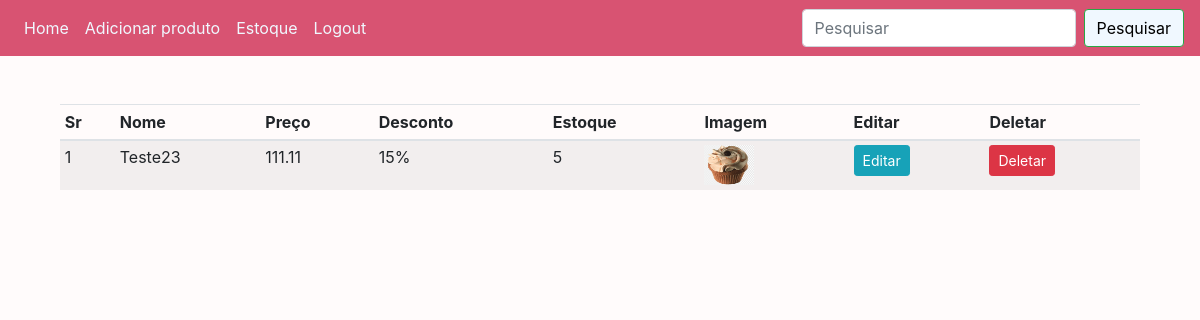
/stock (signed in), run on an earlier commit of the app's database.
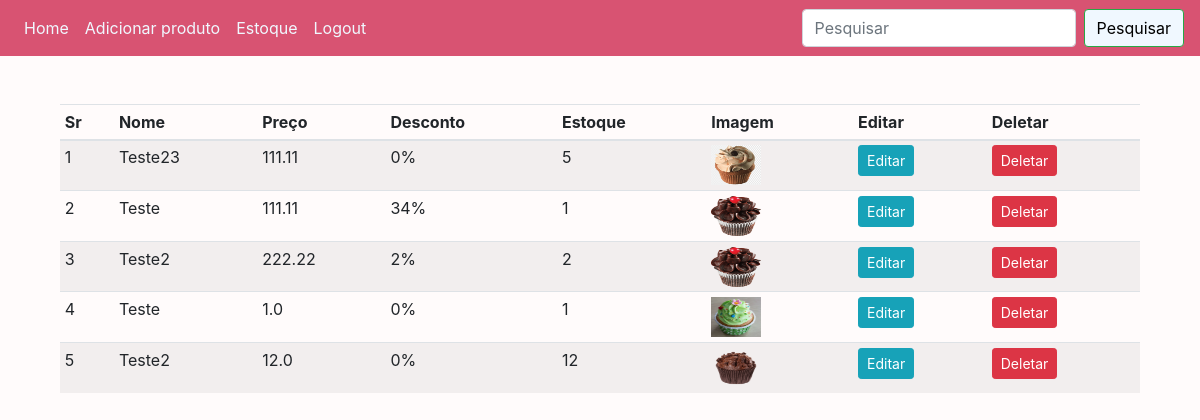
And on a later commit of the database.
### website/models.py (models this page shows)
class Product(db.Model):
    id = db.Column(db.Integer, primary_key=True)
    name = db.Column(db.String(80), nullable=False)
    price = db.Column(db.Float, nullable=False)
    discount = db.Column(db.Integer, default=0)
    stock = db.Column(db.Integer, nullable=False)
    description = db.Column(db.String(200), nullable=False)
    user_id = db.Column(db.Integer, db.ForeignKey('user.id'))
    pub_date = db.Column(db.DateTime, nullable=False, default=datetime.now)
    img = db.Column(db.String(150), nullable=False, default='image.jpg')

### website/auth.py (the view)
@auth.route('/stock', methods=['GET', 'POST']) # URL do estoque
@login_required # Decorador que só vai permitir acesso ao logout caso o usuário estiver logado.
def stock():
    products = Product.query.all() # Buscando todos os itens da tabela Product nos models e colocando dentro da variavel products
    return render_template("stock.html", user=current_user, products=products) # Passando a variavel Products com todos os itens da tabela para a pagina stock

### website/templates/stock.html (shortened to what this page needs)
{% extends "base.html" %} {% block title %}Estoque{% endblock %} {% block
content %}
<div class="container mt-5">
  <table class="table table-sm table-condensed table-striped">
    <thead>
      <th>Sr</th>
      <th>Nome</th>
      <th>Preço</th>
      <th>Desconto</th>
      <th>Estoque</th>
      <th>Imagem</th>
      <th>Editar</th>
      <th>Deletar</th>
    </thead>
    <tbody>
      {% for product in products %}
      <tr>
        <td>{{loop.index}}</td>
        <td>{{product.name}}</td>
        <td>{{product.price}}</td>
        <td>{{product.discount}}%</td>
        <td>{{product.stock}}</td>
        <td><img src="{{url_for('static', filename='images/' + product.img)}}" width="50" height="40"/></td>
        <td><a href="{{url_for('auth.updateProduct', id=product.id)}}" class="btn btn-info btn-sm">Editar</a></td>
        <td>
          <button type="button" class="btn btn-danger btn-sm" data-toggle="modal" data-target="#exampleModal-{{product.id}}">Deletar</button>
        </td>
      </tr>
      {% endfor %}
    </tbody>
  </table>
</div>
{% endblock %}

What changed in the data, as far as the page shows it:
changed Product "Teste23": discount "15" → "0"
added Product: name "Teste", price "111.11", discount "34", stock "1", img (picture)
added Product: name "Teste2", price "222.22", discount "2", stock "2", img (picture)
added Product: name "Teste", price "1.0", discount "0", stock "1", img (picture)
added Product: name "Teste2", price "12.0", discount "0", stock "12", img (picture)
